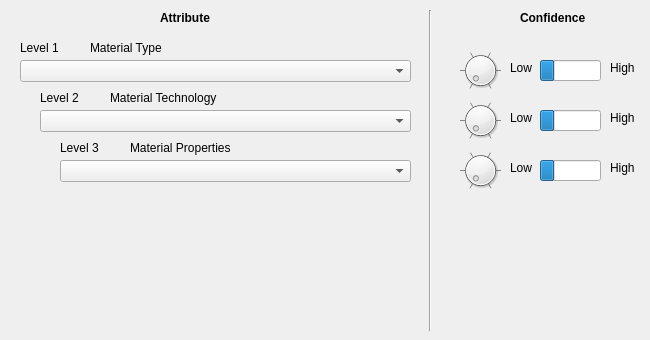
   <widget class="QWidget" name="tabWidgetPage1">
    <attribute name="title">
     <string>Material</string>
    </attribute>
    <widget class="QLabel" name="label_37">
     <property name="geometry">
      <rect>
       <x>40</x>
       <y>90</y>
       <width>53</width>
       <height>16</height>
      </rect>
     </property>
     <property name="text">
      <string>Level 2</string>
     </property>
    </widget>
    <widget class="QLabel" name="label_13">
     <property name="geometry">
      <rect>
       <x>610</x>
       <y>60</y>
       <width>31</width>
       <height>16</height>
      </rect>
     </property>
     <property name="text">
      <string>High</string>
     </property>
    </widget>
    <widget class="QComboBox" name="mat_type">
     <property name="geometry">
      <rect>
       <x>20</x>
       <y>60</y>
       <width>391</width>
       <height>22</height>
      </rect>
     </property>
     <property name="insertPolicy">
      <enum>QComboBox::NoInsert</enum>
     </property>
    </widget>
    <widget class="Line" name="line_5">
     <property name="geometry">
      <rect>
       <x>420</x>
       <y>10</y>
       <width>20</width>
       <height>321</height>
      </rect>
     </property>
     <property name="orientation">
      <enum>Qt::Vertical</enum>
     </property>
    </widget>
    <widget class="QLabel" name="label_2">
     <property name="geometry">
      <rect>
       <x>90</x>
       <y>40</y>
       <width>81</width>
       <height>16</height>
      </rect>
     </property>
     <property name="toolTip">
      <string>material type</string>
     </property>
     <property name="text">
      <string>Material Type</string>
     </property>
    </widget>
    <widget class="QDial" name="mat_type_bp">
     <property name="geometry">
      <rect>
       <x>460</x>
       <y>50</y>
       <width>41</width>
       <height>41</height>
      </rect>
     </property>
     <property name="maximum">
      <number>99</number>
     </property>
     <property name="singleStep">
      <number>10</number>
     </property>
     <property name="wrapping">
      <bool>false</bool>
     </property>
     <property name="notchTarget">
      <double>10.000000000000000</double>
     </property>
     <property name="notchesVisible">
      <bool>true</bool>
     </property>
    </widget>
    <widget class="QLabel" name="label_12">
     <property name="geometry">
      <rect>
       <x>510</x>
       <y>60</y>
       <width>31</width>
       <height>16</height>
      </rect>
     </property>
     <property name="text">
      <string>Low</string>
     </property>
    </widget>
    <widget class="QProgressBar" name="progressbar">
     <property name="geometry">
      <rect>
       <x>540</x>
       <y>60</y>
       <width>61</width>
       <height>21</height>
      </rect>
     </property>
     <property name="value">
      <number>24</number>
     </property>
     <property name="textVisible">
      <bool>false</bool>
     </property>
     <property name="invertedAppearance">
      <bool>false</bool>
     </property>
    </widget>
    <widget class="QLabel" name="label_3">
     <property name="geometry">
      <rect>
       <x>110</x>
       <y>90</y>
       <width>121</width>
       <height>16</height>
      </rect>
     </property>
     <property name="toolTip">
      <string>Material technology</string>
     </property>
     <property name="text">
      <string>Material Technology</string>
     </property>
    </widget>
    <widget class="QLabel" name="label_36">
     <property name="geometry">
      <rect>
       <x>20</x>
       <y>40</y>
       <width>53</width>
       <height>16</height>
      </rect>
     </property>
     <property name="text">
      <string>Level 1</string>
     </property>
    </widget>
    <widget class="QLabel" name="label_39">
     <property name="geometry">
      <rect>
       <x>520</x>
       <y>10</y>
       <width>81</width>
       <height>16</height>
      </rect>
     </property>
     <property name="font">
      <font>
       <weight>75</weight>
       <bold>true</bold>
      </font>
     </property>
     <property name="text">
      <string>Confidence</string>
     </property>
    </widget>
    <widget class="QLabel" name="label_45">
     <property name="geometry">
      <rect>
       <x>160</x>
       <y>10</y>
       <width>81</width>
       <height>16</height>
      </rect>
     </property>
     <property name="font">
      <font>
       <weight>75</weight>
       <bold>true</bold>
      </font>
     </property>
     <property name="text">
      <string>Attribute</string>
     </property>
    </widget>
    <widget class="QLabel" name="label_38">
     <property name="geometry">
      <rect>
       <x>60</x>
       <y>140</y>
       <width>53</width>
       <height>16</height>
      </rect>
     </property>
     <property name="text">
      <string>Level 3</string>
     </property>
    </widget>
    <widget class="QDial" name="mat_tech_bp">
     <property name="geometry">
      <rect>
       <x>460</x>
       <y>100</y>
       <width>41</width>
       <height>41</height>
      </rect>
     </property>
     <property name="maximum">
      <number>99</number>
     </property>
     <property name="singleStep">
      <number>10</number>
     </property>
     <property name="wrapping">
      <bool>false</bool>
     </property>
     <property name="notchTarget">
      <double>10.000000000000000</double>
     </property>
     <property name="notchesVisible">
      <bool>true</bool>
     </property>
    </widget>
    <widget class="QProgressBar" name="progressBar_3">
     <property name="geometry">
      <rect>
       <x>540</x>
       <y>110</y>
       <width>61</width>
       <height>21</height>
      </rect>
     </property>
     <property name="value">
      <number>24</number>
     </property>
     <property name="textVisible">
      <bool>false</bool>
     </property>
     <property name="invertedAppearance">
      <bool>false</bool>
     </property>
    </widget>
    <widget class="QLabel" name="label_17">
     <property name="geometry">
      <rect>
       <x>510</x>
       <y>110</y>
       <width>31</width>
       <height>16</height>
      </rect>
     </property>
     <property name="text">
      <string>Low</string>
     </property>
    </widget>
    <widget class="QLabel" name="label_30">
     <property name="geometry">
      <rect>
       <x>130</x>
       <y>140</y>
       <width>121</width>
       <height>16</height>
      </rect>
     </property>
     <property name="text">
      <string>Material Properties</string>
     </property>
    </widget>
    <widget class="QLabel" name="label_31">
     <property name="geometry">
      <rect>
       <x>610</x>
       <y>160</y>
       <width>31</width>
       <height>16</height>
      </rect>
     </property>
     <property name="text">
      <string>High</string>
     </property>
    </widget>
    <widget class="QComboBox" name="mat_prop">
     <property name="geometry">
      <rect>
       <x>60</x>
       <y>160</y>
       <width>351</width>
       <height>22</height>
      </rect>
     </property>
    </widget>
    <widget class="QLabel" name="label_18">
     <property name="geometry">
      <rect>
       <x>610</x>
       <y>110</y>
       <width>31</width>
       <height>16</height>
      </rect>
     </property>
     <property name="text">
      <string>High</string>
     </property>
    </widget>
    <widget class="QComboBox" name="mat_tech">
     <property name="geometry">
      <rect>
       <x>40</x>
       <y>110</y>
       <width>371</width>
       <height>22</height>
      </rect>
     </property>
    </widget>
    <widget class="QDial" name="mat_prop_bp">
     <property name="geometry">
      <rect>
       <x>460</x>
       <y>150</y>
       <width>41</width>
       <height>41</height>
      </rect>
     </property>
     <property name="maximum">
      <number>99</number>
     </property>
     <property name="singleStep">
      <number>10</number>
     </property>
     <property name="wrapping">
      <bool>false</bool>
     </property>
     <property name="notchTarget">
      <double>10.000000000000000</double>
     </property>
     <property name="notchesVisible">
      <bool>true</bool>
     </property>
    </widget>
    <widget class="QLabel" name="label_29">
     <property name="geometry">
      <rect>
       <x>510</x>
       <y>160</y>
       <width>31</width>
       <height>16</height>
      </rect>
     </property>
     <property name="text">
      <string>Low</string>
     </property>
    </widget>
    <widget class="QProgressBar" name="progressBar_7">
     <property name="geometry">
      <rect>
       <x>540</x>
       <y>160</y>
       <width>61</width>
       <height>21</height>
      </rect>
     </property>
     <property name="value">
      <number>24</number>
     </property>
     <property name="textVisible">
      <bool>false</bool>
     </property>
     <property name="invertedAppearance">
      <bool>false</bool>
     </property>
    </widget>
   </widget>
